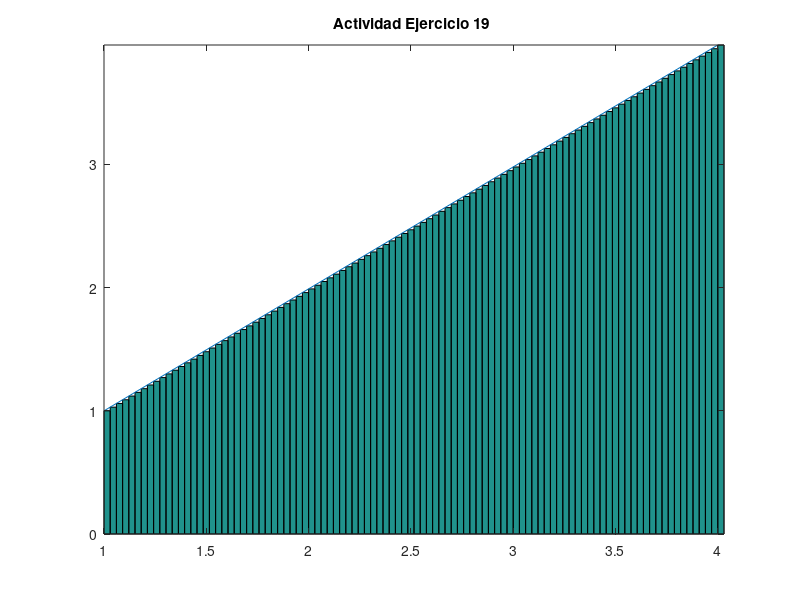

Recreate this plot in MATLAB.
% Octave Script
% Title			:1.7 Funcion Primitiva
% Description		:Script para graficar el ejericio 19 de la actividad 1.7
% Author		:Luis Gerardo Cardozo Carranza (Gerard_CRS) luiscardozo161002@gmail.com
% Date			:20210517
% sion		        :1
% Usage			:octave> /path/Funcion_Primitiva_Actividad_1.7_Luis Gerardo Cardozo Carranza_3202
% Notes			:Requiere aplicacion octave usar en consola preferentemente.
%                       4
%Actividad_Ejercicio 19 ∫ x dx
%                       1
%Limpia la pantalla y las variables.
clc, clear

%Define los intervalos y el numero de rectangulos.
a = 1;
b = 4;
n = 100;

%Determina la longitud de la base o el incremento de x.
base = (b-a)/n;

%Definicion de la funcion.
x =a:base:(b-base);

%Y esta representada por la variable altura
altura=(x);

%Establece   la    linea   que   forma  la funcion
x2 = linspace(1,4,100);
y2 = (x);

%Inicio del  intervalo, fin del intervalo, numero de rectangulos.
xa = linspace(1,4,100);
yab =(x);

%Dibuja una  grafica de barras una a lado de otra sin espacios
g = bar(xa,yab,'histc');

%Permite continuar  graficando  despues de que ya exista un grafica trazada
hold on

%Grafica la funcion
plot(x2,y2);

%Asigna un nombre a la grafica 
title("Actividad Ejercicio 19 ");

%Ajusta la grafica a los datos.
axis tight
